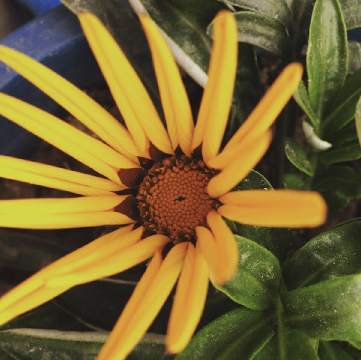
#> input picture image_resources/flower.png, 361 x 360 px, found by its file name
$ python 29_b_equalizeHist.py
#> lines starting #> are read from the running program, lines starting #| are printed output that depends on the picture
import cv2
import numpy as np

# https://www.geeksforgeeks.org/histograms-equalization-opencv/

'''
This method usually increases the global contrast of many images,
especially when the usable data of the image is represented by close contrast values.
Through this adjustment, the intensities can be better distributed on the histogram.
This allows for areas of lower local contrast to gain a higher contrast.
Histogram equalization accomplishes this by effectively spreading out the most frequent intensity values.
The method is useful in images with backgrounds and foregrounds that are both bright or both dark.
'''

image = cv2.imread('/home/dewatic/Documents/openCV-Basic-with-Python/image_resources/flower.png', 0)
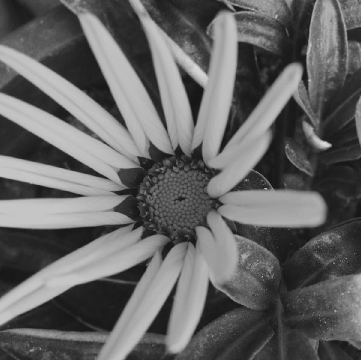
#> image: shape (360, 361); min 14, max 224, mean 101.2

#  creating a Histograms Equalization
# of a image using cv2.equalizeHist()
equ = cv2.equalizeHist(image)
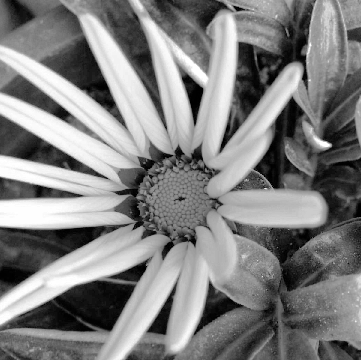
#> equ: shape (360, 361); min 0, max 255, mean 128.4

# stacking images side-by-side
res = np.hstack((image, equ))
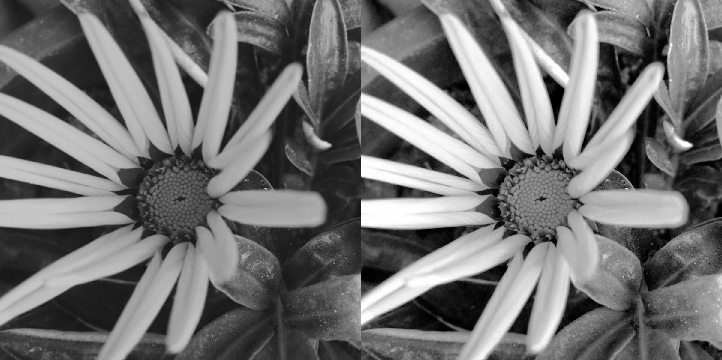
#> res: shape (360, 722); min 0, max 255, mean 114.8

# show image input vs output
cv2.imshow('image', res)

cv2.waitKey(0)
cv2.destroyAllWindows()

$ run again, with image_resources/bear.png copied over image_resources/flower.png
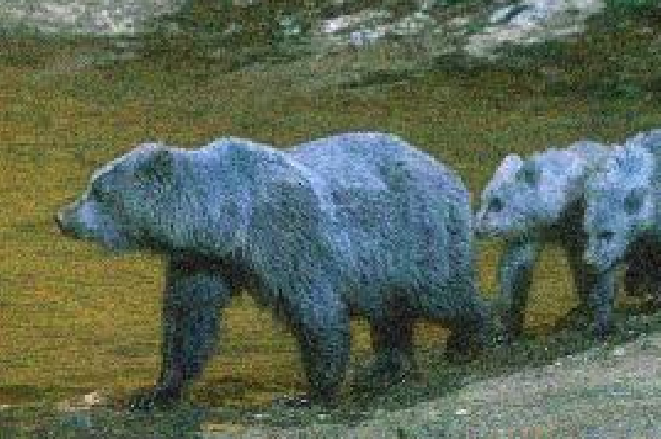
#> input picture image_resources/bear.png, 661 x 439 px, found by its file name
#> `equ = cv2.equalizeHist(image)`:
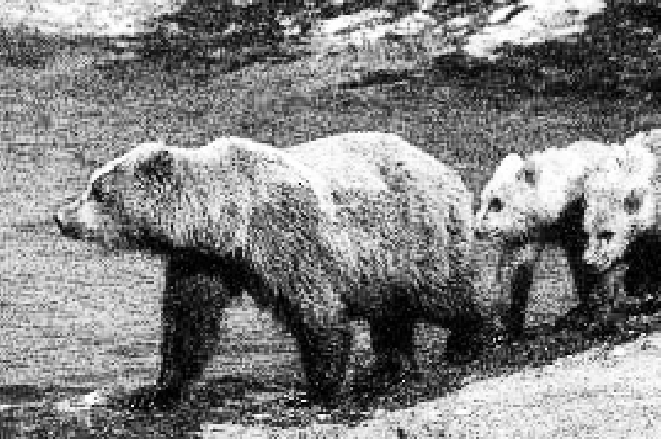
#> equ: shape (439, 661); min 0, max 255, mean 128.6
#> `res = np.hstack((image, equ))`:
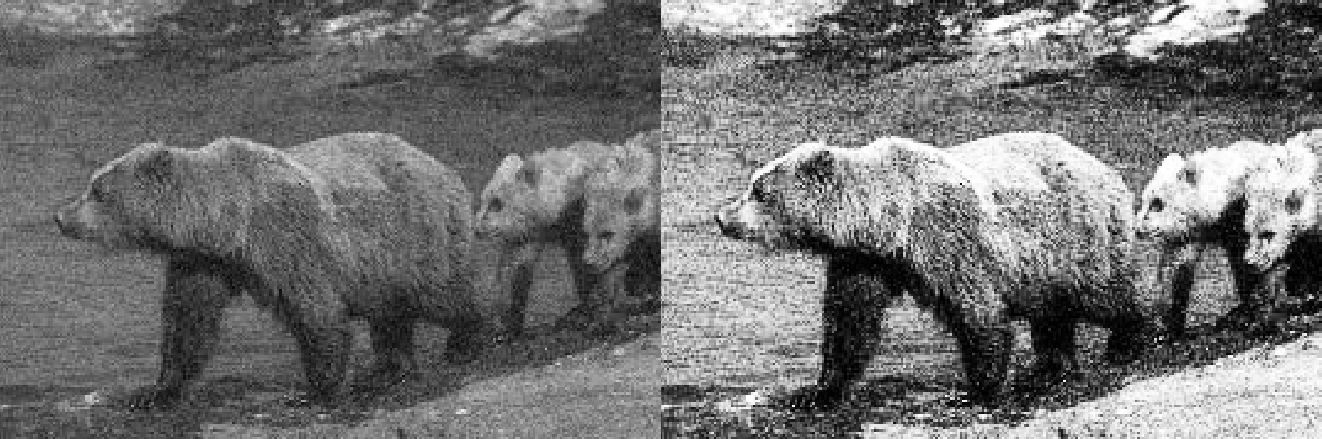
#> res: shape (439, 1322); min 0, max 255, mean 112.6

$ run again, with image_resources/corner4.png copied over image_resources/flower.png
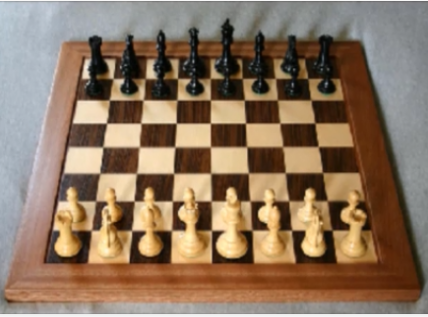
#> input picture image_resources/corner4.png, 428 x 317 px, found by its file name
#> `equ = cv2.equalizeHist(image)`:
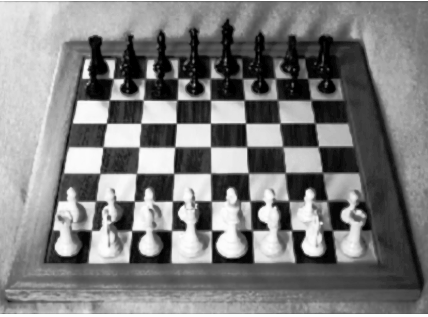
#> equ: shape (317, 428); min 0, max 255, mean 126.7
#> `res = np.hstack((image, equ))`:
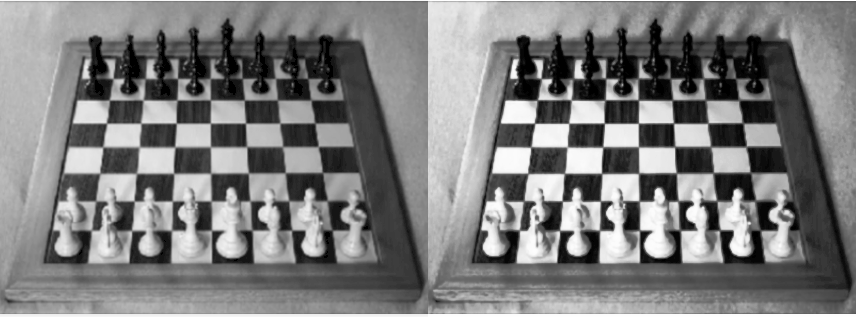
#> res: shape (317, 856); min 0, max 255, mean 125.2
